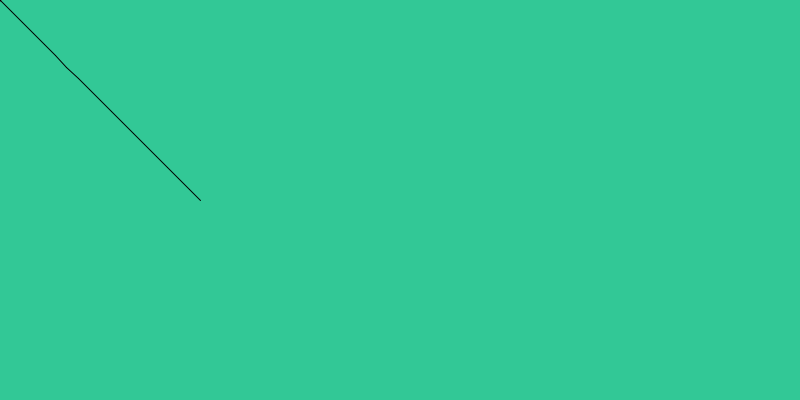
Frame 1 (no input)
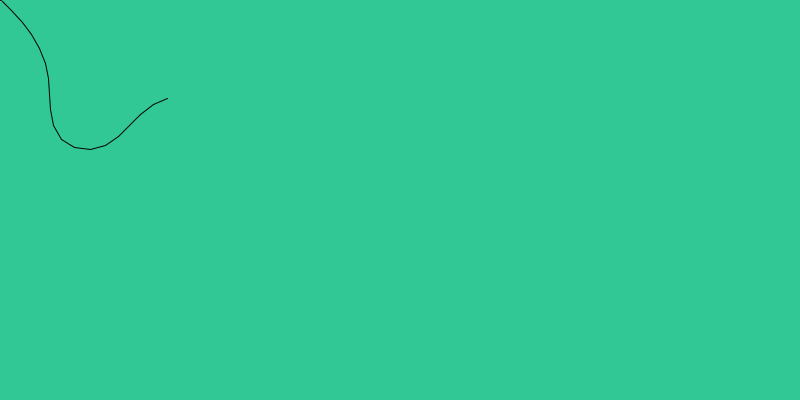
Frame 60 (the mouse pressed at the canvas centre just before this capture)
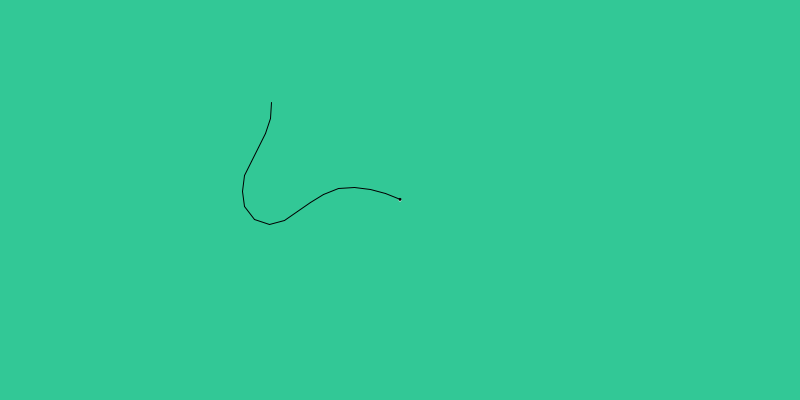
Frame 120 (the mouse held since frame 60 and released just before this capture)

The Processing sketch that drew these frames (run headless with seeded random() and noise(); from frame 60 on, the mouse is pressed at the canvas centre):

// Processing sketch: tenticle_cursor
// ── tenticle_cursor.pde
Tentacle tentacle;
 
void setup() {
 
  tentacle = new Tentacle(270);
 
  size(800, 400);
  background(0);
  ellipseMode(CENTER);
   
  noCursor();
   
}
 
void draw() {
  background(50, 200, 150);
  tentacle.move();
  tentacle.display();
}
 
 
// The Tentacle class
class Tentacle {
 
  int numNodes = 20;                                // total number of nodes
  PVector[] nodes = new PVector[numNodes];
   
  float girth = 8 + random(12);                     // the general speed
  float muscleFreq = 0.1 + random(100) / 250;       // muscular frequency
  float theta;
  float count;
   
  // constructor
  Tentacle (float initTheta) {
    theta = initTheta;
 
    for (int n = 0; n < numNodes; n++) {
      nodes[n] = new PVector(height/2, height/2);
    }
  }
 
  void move() {
         
    float thetaMuscle;
    float dx, dy, d;
 
    // node 0: position, direction, orbiting handle
    nodes[0].x = mouseX;
    nodes[0].y = mouseY;
 
    // node 1: muscule
    count += muscleFreq;
    if(keyPressed) {
      nodes[1].x = nodes[0].x ;
      nodes[1].y = nodes[0].y ;
    } else {
      nodes[1].x = nodes[0].x ;
      nodes[1].y = nodes[0].y +sin(count) ;
    }
     
    // apply kinetic forces down through body nodes
    for (int i = 2; i < nodes.length; i++) {
      dx = nodes[i].x - nodes[i - 2].x;
      dy = nodes[i].y - nodes[i - 2].y;
 
      d = sqrt(dx * dx + dy * dy);
      nodes[i].x = nodes[i - 1].x + (dx * girth) / d;
      nodes[i].y = nodes[i - 1].y + (dy * girth) / d;
    }
  }
 
  void display() {
    pushMatrix();
 
    for (int i=1; i<numNodes; i++) {
      stroke(0);
      line(nodes[i].x, nodes[i].y,
      nodes[i-1].x, nodes[i-1].y);
    }
    noStroke();
    fill(255);
    ellipse(nodes[0].x, nodes[0].y, 3, 3);
    fill(0, 0, 0);
    ellipse(nodes[1].x, nodes[1].y, 3, 3);
 
    popMatrix();
  }
}
